Frame 1 (no input): blank canvas, image omitted
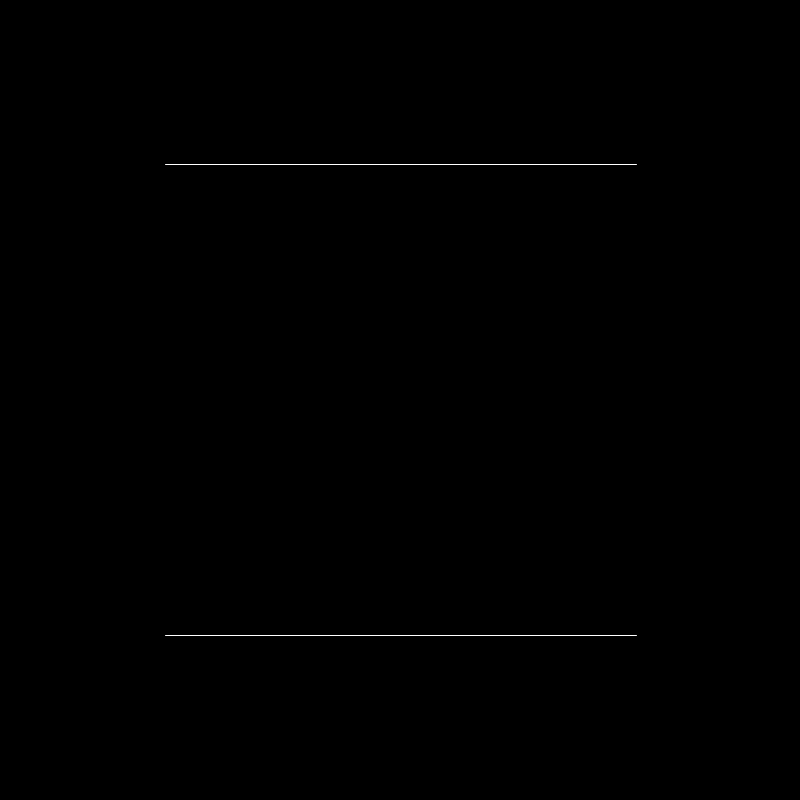
Frame 60 (the mouse pressed at the canvas centre just before this capture)
Frame 120 (the mouse held since frame 60 and released just before this capture): blank canvas, image omitted

The Processing sketch that drew this single still picture (run headless with seeded random() and noise(); from frame 60 on, the mouse is pressed at the canvas centre):

// Processing sketch: moving_line
// ── moving_line.pde
private enum LineType {
  HIGH,
  LOW
};

public class Line {
  private float mProgress;
  private LineType mLineType;
  
  public Line(LineType lineType) {
    this.mProgress = 0;
    this.mLineType = lineType;
  }
  
  public void draw() {
    stroke(255);
    noFill();

    this.draw(this.mProgress, this.mLineType);
    
    this.mProgress += 0.01;    
    if (1 < this.mProgress) {
      this.mProgress = 0;
    }
  }
  
  private void draw(float progress, LineType lineType) {
    int lineWidth = (int)(width * progress);
    int x = width / 2 - lineWidth / 2;
    int y;    
    switch(lineType) {
      case HIGH:
        y = (int)(height / 2 - (height / 2 * progress));
        break;
      case LOW:
        y = (int)(height / 2 + (height / 2 * progress));      
        break;
      default:
        y = 0;
        break;
    }
    line(x, y, x + lineWidth, y);    
  }
}

private Line mLineHigh;
private Line mLineLow;

void setup() {
  size(800, 800);
  
  this.mLineHigh = new Line(LineType.HIGH);
  this.mLineLow = new Line(LineType.LOW);  
}

void draw() {
  background(0);
  
  this.mLineHigh.draw();
  this.mLineLow.draw();  
}
